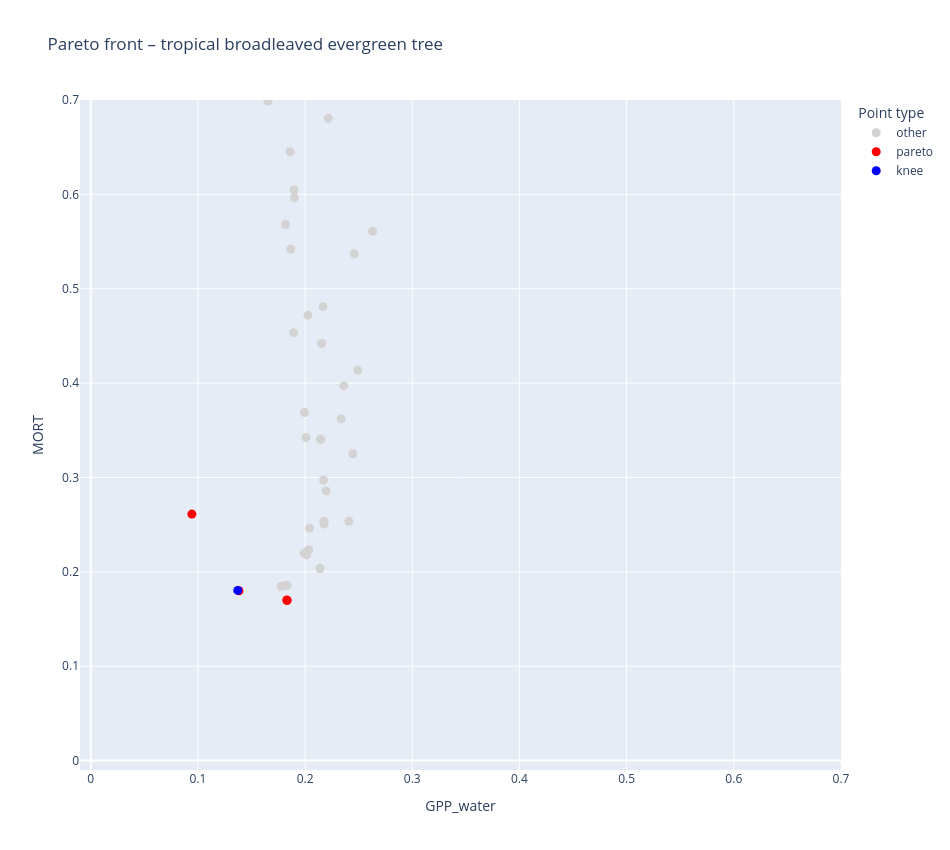
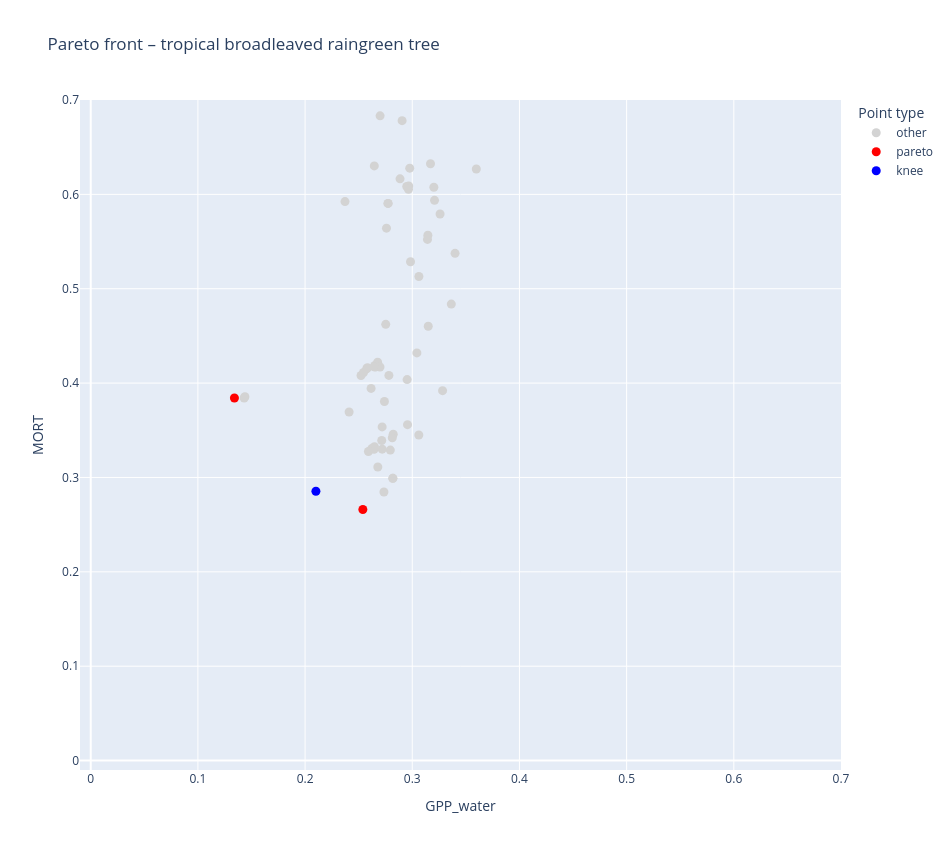
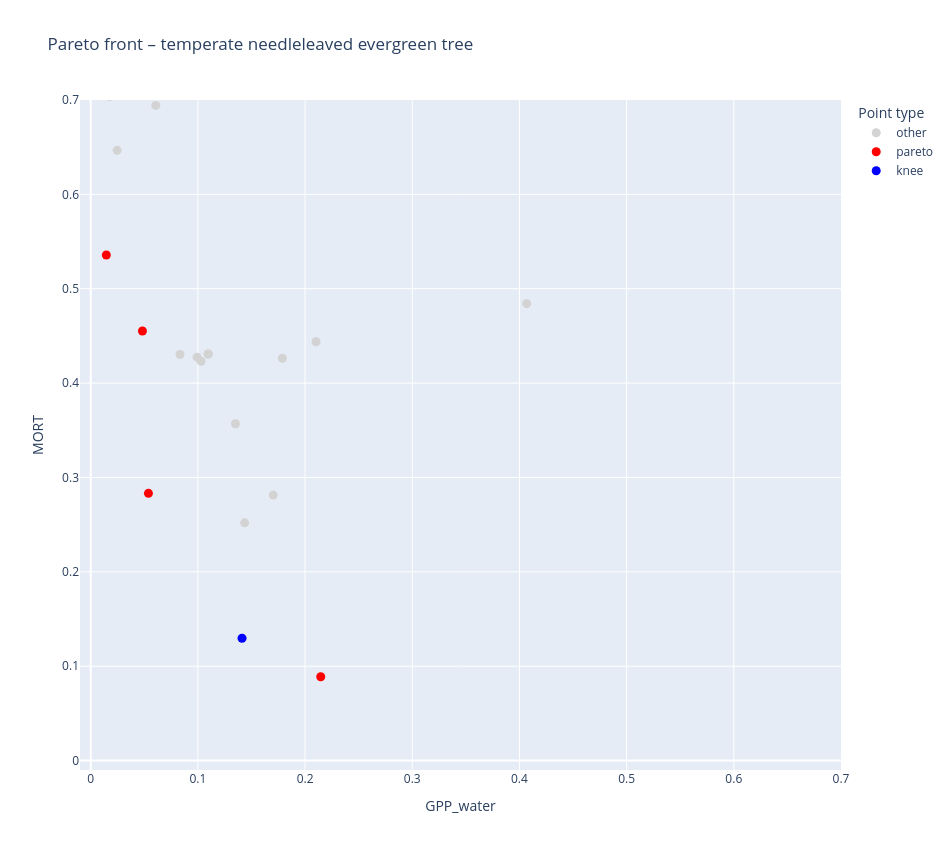
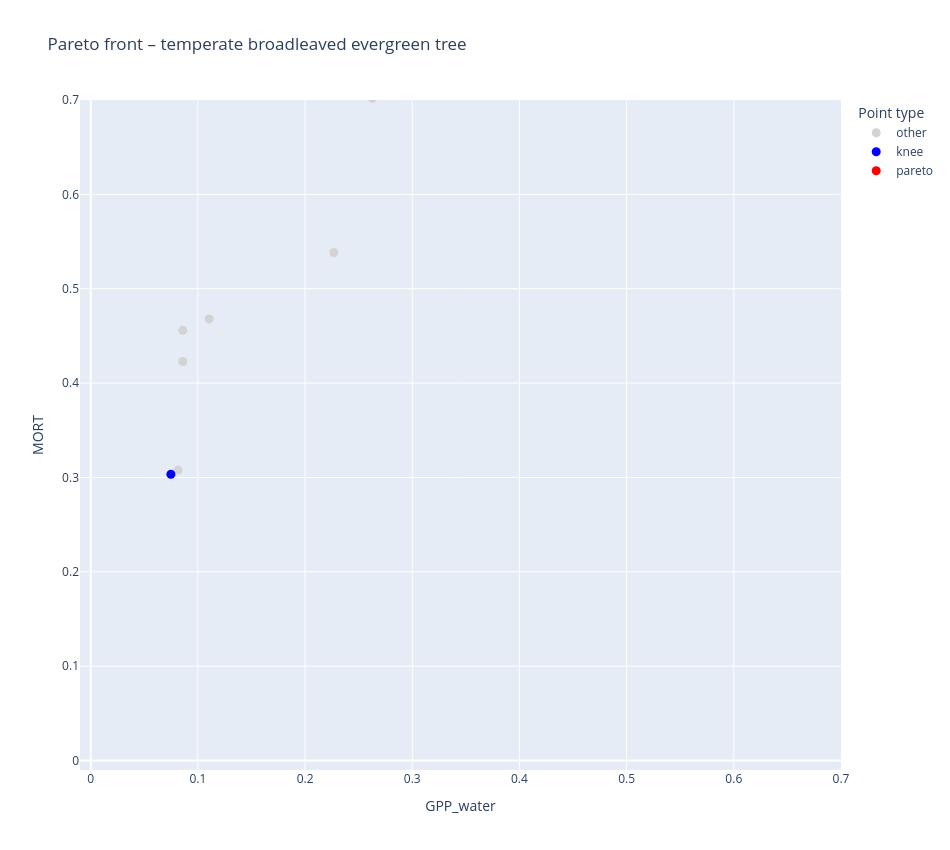

Notebook cell for these charts, in order:
### Markdown cell above
## Plots

### Code cell
for pft in df["pft"].unique():
    interactive_pareto_for_pft(df, pft)

### Figure 1 — Plotly figure (JSON) as saved in the notebook; plotly's stock layout.template omitted (floating-point values rounded to 4 significant figures; data arrays with more than 128 entries replaced by an {"elided": "..."} marker saying what was removed)
{"data": [{"customdata": {"elided": "95x7 float values"}, "hovertemplate": "category=other<br>GPP_water=%{x:.3f}<br>MORT=%{y:.3f}<br>trial=%{customdata[0]}<br>alpha_tropical_broadleaved_evergreen_tree=%{customdata[1]:.3f}<br>beta_tropical_broadleaved_evergreen_tree=%{customdata[2]:.3f}<br>gpp_water_slope=%{customdata[3]:.3f}<br>mort_slope=%{customdata[4]:.3f}<br>gpp_water_intercept=%{customdata[5]:.3f}<br>mort_intercept=%{customdata[6]:.3f}<extra></extra>", "legendgroup": "other", "marker": {"color": "lightgray", "size": 9, "symbol": "circle"}, "mode": "markers", "name": "other", "orientation": "v", "showlegend": true, "type": "scatter", "x": [0.1359, 0.2043, 0.1474, 0.1992, 0.1879, 0.1096, 0.19, 0.1263, 0.1113, 0.1597, 0.1818, 0.2111, 0.1615, 0.222, 0.2376, 0.2216, 0.2146, 0.1789, 0.2155, 0.1453, 0.1222, 0.1227, 0.2197, 0.2161, 0.2172, 0.2336, 0.1893, 0.2445, 0.1696, 0.153, 0.1897, 0.1831, 0.2008, 0.2463, 0.1195, 0.1848, 0.2584, 0.1744, 0.2199, 0.2014, 0.1507, 0.1923, 0.1067, 0.1521, 0.1282, 0.146, 0.1458, 0.1615, 0.1652, 0.1752, 0.2001, 0.2409, 0.2006, 0.2631, 0.1846, 0.2379, 0.1796, 0.2177, 0.2146, 0.1598, 0.2362, 0.1609, 0.1427, 0.1479, 0.1549, 0.2121, 0.1227, 0.1817, 0.1445, 0.1798, 0.2026, 0.1544, 0.2139, 0.2463, 0.2177, 0.2459, 0.1859, 0.1939, 0.1282, 0.2034, 0.1436, 0.2493, 0.2168, 0.2536, 0.1811, 0.1776, 0.1654, 0.1994, 0.1864, 0.2202, 0.1449, 0.1744, 0.1947, 0.1846, 0.12], "xaxis": "x", "y": [1.233, 0.2462, 1.097, 0.2201, 0.7829, 1.42, 0.5964, 1.584, 1.707, 1.328, 0.5681, 1.506, 1.779, 1.002, 1.404, 0.6807, 0.3404, 1.565, 0.4419, 1.492, 1.636, 1.902, 0.2858, 0.9982, 0.2973, 0.3621, 0.4533, 0.3252, 0.9033, 1.148, 0.6046, 0.1858, 0.3425, 0.8274, 1.357, 0.7185, 1.42, 1.403, 1.568, 0.2179, 1.894, 1.754, 1.849, 0.9165, 1.969, 1.805, 1.727, 1.563, 0.701, 1.25, 1.275, 0.2535, 0.9087, 0.5609, 1.171, 1.443, 1.69, 0.2537, 0.3404, 0.9092, 0.3971, 1.754, 0.9213, 1.258, 0.7904, 1.146, 1.887, 0.1855, 1.801, 0.826, 0.472, 1.144, 0.2035, 0.8274, 0.2507, 0.537, 0.6452, 1.081, 1.418, 0.2234, 1.215, 0.4135, 0.481, 0.7854, 0.8413, 0.1846, 0.6989, 0.3688, 0.5419, 1.117, 1.103, 1.403, 1.891, 0.7175, 1.299], "yaxis": "y"}, {"customdata": [[2.0, 0.07946, 7.341, -0.046, -0.2669, -0.01085, -1.887], [34.0, 0.09892, 0.9266, -0.0003303, -0.2769, -7.794e-05, -1.833], [40.0, 0.02295, 22.56, 0.04474, -0.1897, 0.01056, -2.01], [61.0, 0.07946, 7.341, -0.04628, -0.2675, -0.01092, -1.887]], "hovertemplate": "category=pareto<br>GPP_water=%{x:.3f}<br>MORT=%{y:.3f}<br>trial=%{customdata[0]}<br>alpha_tropical_broadleaved_evergreen_tree=%{customdata[1]:.3f}<br>beta_tropical_broadleaved_evergreen_tree=%{customdata[2]:.3f}<br>gpp_water_slope=%{customdata[3]:.3f}<br>mort_slope=%{customdata[4]:.3f}<br>gpp_water_intercept=%{customdata[5]:.3f}<br>mort_intercept=%{customdata[6]:.3f}<extra></extra>", "legendgroup": "pareto", "marker": {"color": "red", "size": 9, "symbol": "circle"}, "mode": "markers", "name": "pareto", "orientation": "v", "showlegend": true, "type": "scatter", "x": [0.183, 0.1383, 0.09438, 0.1833], "xaxis": "x", "y": [0.1702, 0.18, 0.2612, 0.1696], "yaxis": "y"}, {"customdata": [[80.0, 0.09892, 0.9266, 0.0008202, -0.278, 0.0001935, -1.831]], "hovertemplate": "category=knee<br>GPP_water=%{x:.3f}<br>MORT=%{y:.3f}<br>trial=%{customdata[0]}<br>alpha_tropical_broadleaved_evergreen_tree=%{customdata[1]:.3f}<br>beta_tropical_broadleaved_evergreen_tree=%{customdata[2]:.3f}<br>gpp_water_slope=%{customdata[3]:.3f}<br>mort_slope=%{customdata[4]:.3f}<br>gpp_water_intercept=%{customdata[5]:.3f}<br>mort_intercept=%{customdata[6]:.3f}<extra></extra>", "legendgroup": "knee", "marker": {"color": "blue", "size": 9, "symbol": "circle"}, "mode": "markers", "name": "knee", "orientation": "v", "showlegend": true, "type": "scatter", "x": [0.1372], "xaxis": "x", "y": [0.1803], "yaxis": "y"}], "layout": {"height": 850, "legend": {"title": {"text": "Point type"}, "tracegroupgap": 0}, "title": {"text": "Pareto front – tropical broadleaved evergreen tree"}, "width": 950, "xaxis": {"anchor": "y", "domain": [0, 1], "range": [-0.01, 0.7], "title": {"text": "GPP_water"}}, "yaxis": {"anchor": "x", "domain": [0, 1], "range": [-0.01, 0.7], "title": {"text": "MORT"}}}}

### Figure 2 — Plotly figure (JSON) as saved in the notebook; plotly's stock layout.template omitted (floating-point values rounded to 4 significant figures; data arrays with more than 128 entries replaced by an {"elided": "..."} marker saying what was removed)
{"data": [{"customdata": {"elided": "96x7 float values"}, "hovertemplate": "category=other<br>GPP_water=%{x:.3f}<br>MORT=%{y:.3f}<br>trial=%{customdata[0]}<br>alpha_tropical_broadleaved_raingreen_tree=%{customdata[1]:.3f}<br>beta_tropical_broadleaved_raingreen_tree=%{customdata[2]:.3f}<br>gpp_water_slope=%{customdata[3]:.3f}<br>mort_slope=%{customdata[4]:.3f}<br>gpp_water_intercept=%{customdata[5]:.3f}<br>mort_intercept=%{customdata[6]:.3f}<extra></extra>", "legendgroup": "other", "marker": {"color": "lightgray", "size": 9, "symbol": "circle"}, "mode": "markers", "name": "other", "orientation": "v", "showlegend": true, "type": "scatter", "x": [0.3103, 0.2616, 0.2613, 0.3414, 0.2736, 0.2795, 0.3597, 0.265, 0.3217, 0.3275, 0.3833, 0.3043, 0.2759, 0.2685, 0.2715, 0.2647, 0.3149, 0.2819, 0.2646, 0.2677, 0.294, 0.3182, 0.3526, 0.27, 0.2719, 0.2936, 0.3061, 0.2822, 0.3364, 0.2752, 0.2967, 0.3062, 0.1439, 0.2814, 0.1651, 0.386, 0.3282, 0.2574, 0.2782, 0.2774, 0.133, 0.2886, 0.2678, 0.3235, 0.295, 0.3503, 0.317, 0.3446, 0.3125, 0.2732, 0.3674, 0.3146, 0.274, 0.2522, 0.2952, 0.2699, 0.2955, 0.2545, 0.2622, 0.3769, 0.2066, 0.2819, 0.3208, 0.3283, 0.2709, 0.3608, 0.2949, 0.3547, 0.2984, 0.3533, 0.1431, 0.3133, 0.2644, 0.2372, 0.2965, 0.386, 0.2411, 0.3767, 0.2656, 0.2591, 0.3269, 0.272, 0.2905, 0.3399, 0.3201, 0.3598, 0.2643, 0.3142, 0.3389, 0.3259, 0.2976, 0.3402, 0.2774, 0.3635, 0.2582, 0.3478], "xaxis": "x", "y": [0.7855, 0.3943, 1.488, 0.827, 0.2846, 0.329, 1.289, 0.4187, 0.9886, 1.2, 1.191, 0.432, 0.5642, 0.7336, 0.3392, 0.3326, 0.4603, 0.2991, 0.6301, 0.422, 0.7075, 1.076, 1.511, 0.6832, 0.3536, 0.7549, 0.345, 0.3458, 0.4837, 0.4622, 0.6089, 0.5129, 0.3855, 0.342, 1.281, 0.8043, 0.9502, 0.4152, 0.4081, 0.5904, 1.44, 0.6165, 0.3111, 1.214, 0.9723, 1.541, 0.6325, 1.508, 1.106, 0.8221, 1.283, 0.5566, 0.3805, 0.4081, 0.4037, 0.4171, 0.3559, 0.4112, 0.3306, 1.3, 1.184, 0.2991, 0.5937, 0.392, 0.7259, 1.086, 0.6083, 0.9203, 0.5286, 1.506, 0.3842, 1.07, 0.3299, 0.5924, 0.6054, 0.8043, 0.3694, 0.7886, 0.417, 0.3275, 0.9037, 0.33, 0.6781, 0.5375, 0.6075, 0.6269, 0.4172, 0.5522, 1.354, 0.5793, 0.6278, 0.82, 0.5904, 1.368, 0.4162, 1.202], "yaxis": "y"}, {"customdata": [[60.0, 0.2895, 17.13, -0.139, -0.246, -0.03453, -1.719], [80.0, 0.5981, 3.087, -0.0004565, -0.4875, -0.0001166, -0.8765], [90.0, 0.07462, 7.535, -0.01724, -0.06362, -0.004525, -2.036]], "hovertemplate": "category=pareto<br>GPP_water=%{x:.3f}<br>MORT=%{y:.3f}<br>trial=%{customdata[0]}<br>alpha_tropical_broadleaved_raingreen_tree=%{customdata[1]:.3f}<br>beta_tropical_broadleaved_raingreen_tree=%{customdata[2]:.3f}<br>gpp_water_slope=%{customdata[3]:.3f}<br>mort_slope=%{customdata[4]:.3f}<br>gpp_water_intercept=%{customdata[5]:.3f}<br>mort_intercept=%{customdata[6]:.3f}<extra></extra>", "legendgroup": "pareto", "marker": {"color": "red", "size": 9, "symbol": "circle"}, "mode": "markers", "name": "pareto", "orientation": "v", "showlegend": true, "type": "scatter", "x": [0.2539, 0.1175, 0.1341], "xaxis": "x", "y": [0.2661, 1.09, 0.3842], "yaxis": "y"}, {"customdata": [[76.0, 0.5794, 0.06753, -0.09478, -0.1338, -0.0248, -1.852]], "hovertemplate": "category=knee<br>GPP_water=%{x:.3f}<br>MORT=%{y:.3f}<br>trial=%{customdata[0]}<br>alpha_tropical_broadleaved_raingreen_tree=%{customdata[1]:.3f}<br>beta_tropical_broadleaved_raingreen_tree=%{customdata[2]:.3f}<br>gpp_water_slope=%{customdata[3]:.3f}<br>mort_slope=%{customdata[4]:.3f}<br>gpp_water_intercept=%{customdata[5]:.3f}<br>mort_intercept=%{customdata[6]:.3f}<extra></extra>", "legendgroup": "knee", "marker": {"color": "blue", "size": 9, "symbol": "circle"}, "mode": "markers", "name": "knee", "orientation": "v", "showlegend": true, "type": "scatter", "x": [0.2101], "xaxis": "x", "y": [0.2854], "yaxis": "y"}], "layout": {"height": 850, "legend": {"title": {"text": "Point type"}, "tracegroupgap": 0}, "title": {"text": "Pareto front – tropical broadleaved raingreen tree"}, "width": 950, "xaxis": {"anchor": "y", "domain": [0, 1], "range": [-0.01, 0.7], "title": {"text": "GPP_water"}}, "yaxis": {"anchor": "x", "domain": [0, 1], "range": [-0.01, 0.7], "title": {"text": "MORT"}}}}

### Figure 3 — Plotly figure (JSON) as saved in the notebook; plotly's stock layout.template omitted (floating-point values rounded to 4 significant figures; data arrays with more than 128 entries replaced by an {"elided": "..."} marker saying what was removed)
{"data": [{"customdata": {"elided": "91x7 float values"}, "hovertemplate": "category=other<br>GPP_water=%{x:.3f}<br>MORT=%{y:.3f}<br>trial=%{customdata[0]}<br>alpha_temperate_needleleaved_evergreen_tree=%{customdata[1]:.3f}<br>beta_temperate_needleleaved_evergreen_tree=%{customdata[2]:.3f}<br>gpp_water_slope=%{customdata[3]:.3f}<br>mort_slope=%{customdata[4]:.3f}<br>gpp_water_intercept=%{customdata[5]:.3f}<br>mort_intercept=%{customdata[6]:.3f}<extra></extra>", "legendgroup": "other", "marker": {"color": "lightgray", "size": 9, "symbol": "circle"}, "mode": "markers", "name": "other", "orientation": "v", "showlegend": true, "type": "scatter", "x": [0.1444, 0.1624, 0.06795, 0.1487, 0.2121, 0.07957, 0.02909, 0.2724, 0.0411, 0.1728, 0.1487, 0.2726, 0.2281, 0.01732, 0.103, 0.1704, 0.03518, 0.135, 0.07267, 0.2188, 0.06953, 0.04503, 0.02464, 0.00757, 0.2103, 0.1319, 0.0246, 0.07462, 0.07419, 0.177, 0.4067, 0.1096, 0.1902, 0.1021, 0.04284, 0.1715, 0.02315, 0.1617, 0.02858, 0.06159, 0.04151, 0.1329, 0.104, 0.02697, 0.1156, 0.0361, 0.04101, 0.09454, 0.1703, 0.09429, 0.2738, 0.02094, 0.07827, 0.1891, 0.6973, 0.1704, 0.09625, 0.1436, 0.07057, 0.04328, 0.2237, 0.09394, 0.06072, 0.072, 0.1869, 0.02096, 0.04826, 0.02172, 0.1524, 0.1096, 0.177, 0.1788, 0.4627, 0.2784, 0.05683, 0.06225, 0.1623, 0.2302, 0.1907, 0.09923, 0.2538, 0.05923, 0.06598, 0.05406, 0.2008, 0.08333, 0.1345, 0.04284, 0.09184, 0.2292, 0.1563], "xaxis": "x", "y": [2.229, 1.256, 1.994, 1.27, 1.217, 1.262, 2.082, 2.098, 1.824, 2.197, 1.195, 2.137, 2.18, 0.7037, 0.4231, 1.351, 1.348, 0.3569, 2.084, 2.236, 1.84, 1.873, 0.6467, 1.962, 0.4439, 2.073, 1.704, 2.047, 1.841, 0.7173, 0.4841, 0.4309, 2.206, 2.213, 1.337, 1.757, 0.7368, 1.711, 1.828, 1.366, 2.069, 2.24, 1.813, 1.85, 1.388, 2.004, 1.666, 1.931, 0.2813, 0.7639, 2.159, 0.7367, 1.329, 1.717, 2.225, 1.351, 1.405, 0.2519, 2.024, 1.955, 2.166, 2.107, 0.6943, 1.824, 1.523, 1.786, 1.571, 1.702, 2.134, 0.4309, 1.627, 0.4263, 2.169, 2.162, 1.128, 1.692, 1.716, 2.196, 1.493, 0.4275, 2.096, 1.901, 2.042, 1.994, 1.136, 0.4302, 1.327, 1.337, 1.439, 2.095, 2.16], "yaxis": "y"}, {"customdata": [[12.0, 0.3259, 21.76, 0.129, -0.3552, 0.02847, -0.9131], [14.0, 0.2832, 8.45, 0.1328, -0.3523, 0.03066, -1.401], [27.0, 0.7003, 3.285, 0.1265, -0.1881, 0.02111, 0.03144], [38.0, 0.09907, 11.5, 0.1738, -0.2, 0.0491, -2.059], [46.0, 0.5768, 16.34, 0.1107, -0.2334, 0.0201, -0.03347], [56.0, 0.05922, 8.45, 0.168, -0.1402, 0.04681, -2.231], [86.0, 0.117, 16.12, 0.3408, -0.3637, 0.09235, -1.964]], "hovertemplate": "category=pareto<br>GPP_water=%{x:.3f}<br>MORT=%{y:.3f}<br>trial=%{customdata[0]}<br>alpha_temperate_needleleaved_evergreen_tree=%{customdata[1]:.3f}<br>beta_temperate_needleleaved_evergreen_tree=%{customdata[2]:.3f}<br>gpp_water_slope=%{customdata[3]:.3f}<br>mort_slope=%{customdata[4]:.3f}<br>gpp_water_intercept=%{customdata[5]:.3f}<br>mort_intercept=%{customdata[6]:.3f}<extra></extra>", "legendgroup": "pareto", "marker": {"color": "red", "size": 9, "symbol": "circle"}, "mode": "markers", "name": "pareto", "orientation": "v", "showlegend": true, "type": "scatter", "x": [0.01076, 0.01458, 0.006249, 0.05384, 0.009083, 0.04824, 0.2146], "xaxis": "x", "y": [1.019, 0.5357, 1.92, 0.2832, 1.865, 0.4553, 0.08878], "yaxis": "y"}, {"customdata": [[26.0, 0.117, 20.66, 0.2647, -0.3145, 0.06825, -1.952]], "hovertemplate": "category=knee<br>GPP_water=%{x:.3f}<br>MORT=%{y:.3f}<br>trial=%{customdata[0]}<br>alpha_temperate_needleleaved_evergreen_tree=%{customdata[1]:.3f}<br>beta_temperate_needleleaved_evergreen_tree=%{customdata[2]:.3f}<br>gpp_water_slope=%{customdata[3]:.3f}<br>mort_slope=%{customdata[4]:.3f}<br>gpp_water_intercept=%{customdata[5]:.3f}<br>mort_intercept=%{customdata[6]:.3f}<extra></extra>", "legendgroup": "knee", "marker": {"color": "blue", "size": 9, "symbol": "circle"}, "mode": "markers", "name": "knee", "orientation": "v", "showlegend": true, "type": "scatter", "x": [0.1412], "xaxis": "x", "y": [0.1297], "yaxis": "y"}], "layout": {"height": 850, "legend": {"title": {"text": "Point type"}, "tracegroupgap": 0}, "title": {"text": "Pareto front – temperate needleleaved evergreen tree"}, "width": 950, "xaxis": {"anchor": "y", "domain": [0, 1], "range": [-0.01, 0.7], "title": {"text": "GPP_water"}}, "yaxis": {"anchor": "x", "domain": [0, 1], "range": [-0.01, 0.7], "title": {"text": "MORT"}}}}

### Figure 4 — Plotly figure (JSON) as saved in the notebook; plotly's stock layout.template omitted (floating-point values rounded to 4 significant figures; data arrays with more than 128 entries replaced by an {"elided": "..."} marker saying what was removed)
{"data": [{"customdata": {"elided": "96x7 float values"}, "hovertemplate": "category=other<br>GPP_water=%{x:.3f}<br>MORT=%{y:.3f}<br>trial=%{customdata[0]}<br>alpha_temperate_broadleaved_evergreen_tree=%{customdata[1]:.3f}<br>beta_temperate_broadleaved_evergreen_tree=%{customdata[2]:.3f}<br>gpp_water_slope=%{customdata[3]:.3f}<br>mort_slope=%{customdata[4]:.3f}<br>gpp_water_intercept=%{customdata[5]:.3f}<br>mort_intercept=%{customdata[6]:.3f}<extra></extra>", "legendgroup": "other", "marker": {"color": "lightgray", "size": 9, "symbol": "circle"}, "mode": "markers", "name": "other", "orientation": "v", "showlegend": true, "type": "scatter", "x": [0.1017, 0.09902, 0.1439, 0.06455, 0.09861, 0.1588, 0.04809, 0.09069, 0.1864, 0.04748, 0.0482, 0.09071, 0.07569, 0.0519, 0.04853, 0.08156, 0.1144, 0.09431, 0.1505, 0.05871, 0.07678, 0.1606, 0.06075, 0.05838, 0.04979, 0.0498, 0.06993, 0.09308, 0.0929, 0.09774, 0.2019, 0.1175, 0.08593, 0.1019, 0.06688, 0.05025, 0.08315, 0.1497, 0.1344, 0.2628, 0.05916, 0.08769, 0.113, 0.1919, 0.1104, 0.1884, 0.1104, 0.05187, 0.1383, 0.04846, 0.07858, 0.07696, 0.09608, 0.1183, 0.05648, 0.1196, 0.08591, 0.07779, 0.1422, 0.09431, 0.135, 0.08142, 0.05156, 0.05454, 0.05959, 0.05331, 0.1183, 0.05909, 0.07853, 0.1195, 0.09732, 0.1238, 0.05118, 0.06688, 0.09375, 0.1462, 0.2268, 0.07131, 0.0811, 0.07543, 0.05536, 0.05377, 0.06828, 0.08591, 0.04878, 0.08342, 0.08068, 0.1327, 0.08499, 0.05592, 0.07077, 0.04852, 0.1344, 0.06186, 0.08329, 0.1122], "xaxis": "x", "y": [1.102, 1.9, 0.9803, 1.916, 1.73, 2.051, 1.862, 1.897, 2.1, 1.9, 1.796, 1.926, 1.879, 1.795, 1.167, 0.3078, 1.967, 1.848, 2.038, 1.179, 1.349, 2.079, 1.968, 1.324, 1.235, 1.565, 1.32, 1.817, 1.692, 0.7164, 2.086, 2.033, 1.221, 1.825, 1.35, 1.892, 1.887, 2.033, 2.028, 0.7017, 1.658, 1.949, 2.049, 2.114, 1.407, 2.08, 0.468, 1.844, 2.042, 1.808, 1.866, 1.835, 1.983, 2.04, 1.686, 2.011, 0.4229, 1.687, 2.06, 1.848, 2.033, 1.353, 1.792, 1.825, 1.849, 1.844, 1.979, 1.968, 1.239, 2.044, 1.99, 2.017, 1.152, 1.35, 2.009, 2.03, 0.5384, 1.494, 1.866, 1.966, 1.409, 1.819, 1.528, 0.4559, 1.544, 1.888, 1.251, 2.042, 1.86, 1.717, 1.289, 1.806, 2.028, 1.968, 1.871, 2.035], "yaxis": "y"}, {"customdata": [[33.0, 0.2166, 0.3104, 0.2284, -0.1732, 0.1269, -1.592]], "hovertemplate": "category=knee<br>GPP_water=%{x:.3f}<br>MORT=%{y:.3f}<br>trial=%{customdata[0]}<br>alpha_temperate_broadleaved_evergreen_tree=%{customdata[1]:.3f}<br>beta_temperate_broadleaved_evergreen_tree=%{customdata[2]:.3f}<br>gpp_water_slope=%{customdata[3]:.3f}<br>mort_slope=%{customdata[4]:.3f}<br>gpp_water_intercept=%{customdata[5]:.3f}<br>mort_intercept=%{customdata[6]:.3f}<extra></extra>", "legendgroup": "knee", "marker": {"color": "blue", "size": 9, "symbol": "circle"}, "mode": "markers", "name": "knee", "orientation": "v", "showlegend": true, "type": "scatter", "x": [0.0748], "xaxis": "x", "y": [0.3034], "yaxis": "y"}, {"customdata": [[56.0, 0.2053, 21.0, 0.1754, -0.1677, 0.09055, -0.9486], [60.0, 0.7064, 0.5744, 0.1521, -0.1444, 0.07565, -0.2619], [75.0, 0.2729, 16.17, 0.1692, -0.161, 0.08655, -0.2058]], "hovertemplate": "category=pareto<br>GPP_water=%{x:.3f}<br>MORT=%{y:.3f}<br>trial=%{customdata[0]}<br>alpha_temperate_broadleaved_evergreen_tree=%{customdata[1]:.3f}<br>beta_temperate_broadleaved_evergreen_tree=%{customdata[2]:.3f}<br>gpp_water_slope=%{customdata[3]:.3f}<br>mort_slope=%{customdata[4]:.3f}<br>gpp_water_intercept=%{customdata[5]:.3f}<br>mort_intercept=%{customdata[6]:.3f}<extra></extra>", "legendgroup": "pareto", "marker": {"color": "red", "size": 9, "symbol": "circle"}, "mode": "markers", "name": "pareto", "orientation": "v", "showlegend": true, "type": "scatter", "x": [0.04797, 0.04733, 0.04697], "xaxis": "x", "y": [0.8698, 1.543, 1.597], "yaxis": "y"}], "layout": {"height": 850, "legend": {"title": {"text": "Point type"}, "tracegroupgap": 0}, "title": {"text": "Pareto front – temperate broadleaved evergreen tree"}, "width": 950, "xaxis": {"anchor": "y", "domain": [0, 1], "range": [-0.01, 0.7], "title": {"text": "GPP_water"}}, "yaxis": {"anchor": "x", "domain": [0, 1], "range": [-0.01, 0.7], "title": {"text": "MORT"}}}}
